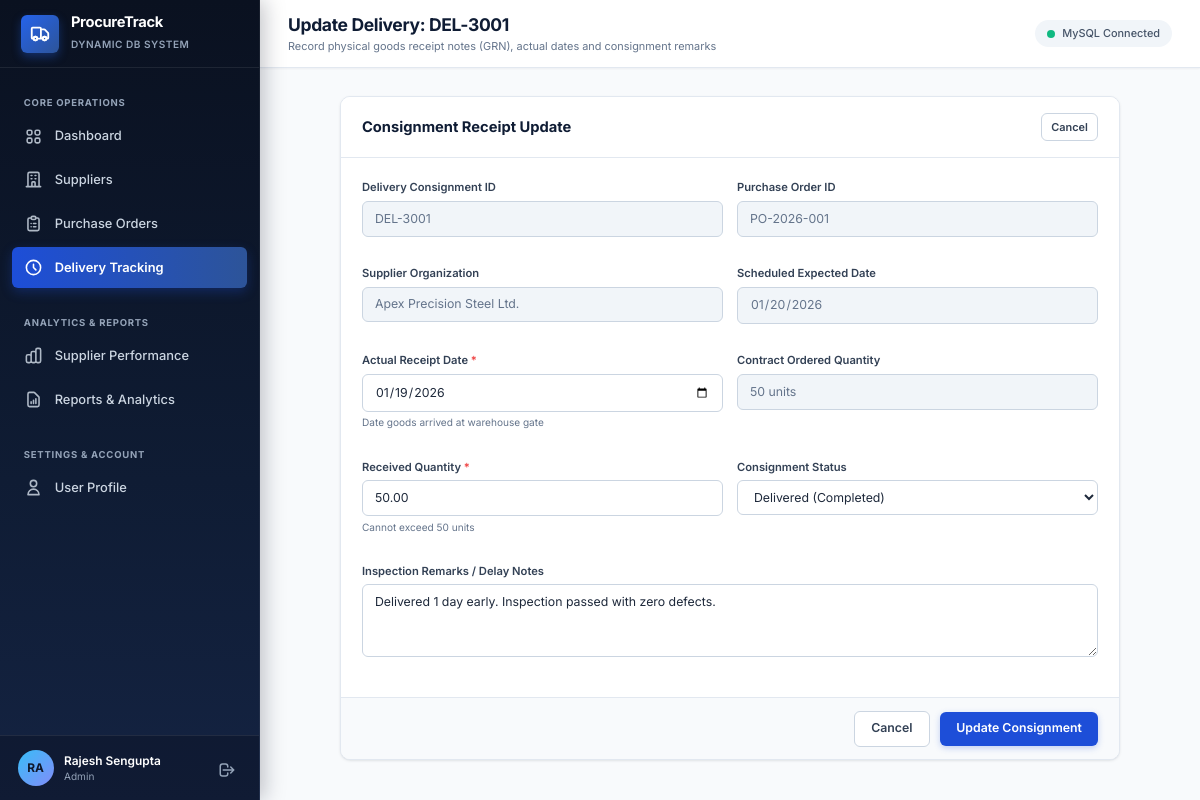
The page /deliveries/edit.php?id=DEL-3001 (signed in) on the database its author committed.
### tables this page shows
CREATE TABLE `deliveries` (
  `id` VARCHAR(25) PRIMARY KEY,
  `order_id` VARCHAR(25) NOT NULL UNIQUE,
  `supplier_id` VARCHAR(20) NOT NULL,
  `expected_date` DATE NOT NULL,
  `actual_date` DATE NULL,
  `ordered_qty` DECIMAL(12, 2) NOT NULL,
  `received_qty` DECIMAL(12, 2) NOT NULL DEFAULT 0.00,
  `status` ENUM('Pending', 'Partially Delivered', 'Delivered', 'Delayed', 'Cancelled') NOT NULL DEFAULT 'Pending',
  `remarks` TEXT NULL,
  `updated_by` INT NULL,
  `created_at` TIMESTAMP DEFAULT CURRENT_TIMESTAMP,
  `updated_at` TIMESTAMP DEFAULT CURRENT_TIMESTAMP ON UPDATE CURRENT_TIMESTAMP,
  CONSTRAINT `fk_del_order` FOREIGN KEY (`order_id`) 
    REFERENCES `purchase_orders` (`id`) ON UPDATE CASCADE ON DELETE RESTRICT,
  CONSTRAINT `fk_del_supplier` FOREIGN KEY (`supplier_id`) 
    REFERENCES `suppliers` (`id`) ON UPDATE CASCADE ON DELETE RESTRICT,
  CONSTRAINT `fk_del_user` FOREIGN KEY (`updated_by`) 
    REFERENCES `users` (`id`) ON UPDATE CASCADE ON DELETE SET NULL,
  INDEX `idx_del_supplier` (`supplier_id`),
  INDEX `idx_del_status` (`status`),
  INDEX `idx_del_dates` (`expected_date`, `actual_date`)
);

CREATE TABLE `suppliers` (
  `id` VARCHAR(20) PRIMARY KEY,
  `company_name` VARCHAR(150) NOT NULL,
  `contact_person` VARCHAR(100) NOT NULL,
  `email` VARCHAR(100) NOT NULL,
  `phone` VARCHAR(30) NULL,
  `address` TEXT NULL,
  `city` VARCHAR(80) NOT NULL,
  `category` VARCHAR(80) NOT NULL,
  `registration_date` DATE NOT NULL,
  `status` ENUM('Active', 'Inactive') NOT NULL DEFAULT 'Active',
  `created_at` TIMESTAMP DEFAULT CURRENT_TIMESTAMP,
  `updated_at` TIMESTAMP DEFAULT CURRENT_TIMESTAMP ON UPDATE CURRENT_TIMESTAMP,
  INDEX `idx_supplier_name` (`company_name`),
  INDEX `idx_supplier_category` (`category`),
  INDEX `idx_supplier_status` (`status`)
);

### includes/functions.php (called while the page is built, shortened)
<?php
function sanitize_output(?string $str): string {
    return htmlspecialchars($str ?? '', ENT_QUOTES, 'UTF-8');
}

### deliveries/edit.php (the view, shortened to what this page needs)
<?php
require_once __DIR__ . '/../includes/functions.php';
$db = Database::getConnection();
$id = trim($_GET['id'] ?? '');
$stmt = $db->prepare(
    "SELECT d.*, s.company_name AS supplier_name, po.description
     FROM `deliveries` d
     JOIN `suppliers` s ON d.supplier_id = s.id
     JOIN `purchase_orders` po ON d.order_id = po.id
     WHERE d.id = :id LIMIT 1"
);
$stmt->execute([':id' => $id]);
$delivery = $stmt->fetch();
$pageTitle = 'Update Delivery: ' . $delivery['id'];
$pageSubtitle = 'Record physical goods receipt notes (GRN), actual dates and consignment remarks';
require_once __DIR__ . '/../includes/header.php';
?>
<div style="max-width: 780px; margin: 0 auto;">
  <div class="card">
    <div class="card-header">
      <h3 class="card-title">Consignment Receipt Update</h3>
      <a href="<?= BASE_URL ?>/deliveries/view.php?id=<?= urlencode($id) ?>" class="btn btn-outline btn-sm">Cancel</a>
    </div>
    <form method="POST">
      <div class="card-body">
        <div class="form-grid">
          <div class="form-group">
            <label class="form-label">Delivery Consignment ID</label>
            <input type="text" class="form-control" value="<?= sanitize_output($delivery['id']) ?>" readonly>
          </div>
          <div class="form-group">
            <label class="form-label">Purchase Order ID</label>
            <input type="text" class="form-control" value="<?= sanitize_output($delivery['order_id']) ?>" readonly>
          </div>
          <div class="form-group">
            <label class="form-label">Supplier Organization</label>
            <input type="text" class="form-control" value="<?= sanitize_output($delivery['supplier_name']) ?>" readonly>
          </div>
          <div class="form-group">
            <label class="form-label">Scheduled Expected Date</label>
            <input type="date" class="form-control" value="<?= sanitize_output($delivery['expected_date']) ?>" readonly>
          </div>
          <div class="form-group">
            <label class="form-label" for="actual_date">Actual Receipt Date <span class="required">*</span></label>
            <input type="date" id="actual_date" name="actual_date" class="form-control" value="<?= sanitize_output($_POST['actual_date'] ?? $delivery['actual_date'] ?? date('Y-m-d')) ?>">
            <div class="form-help">Date goods arrived at warehouse gate</div>
          </div>
          <div class="form-group">
            <label class="form-label">Contract Ordered Quantity</label>
            <input type="text" class="form-control" value="<?= number_format($delivery['ordered_qty']) ?> units" readonly>
          </div>
          <div class="form-group">
            <label class="form-label" for="received_qty">Received Quantity <span class="required">*</span></label>
            <input type="number" id="received_qty" name="received_qty" class="form-control" min="0" max="<?= (float)$delivery['ordered_qty'] ?>" step="any" value="<?= sanitize_output($_POST['received_qty'] ?? $delivery['received_qty']) ?>" required>
            <div class="form-help">Cannot exceed <?= number_format($delivery['ordered_qty']) ?> units</div>
          </div>
          <div class="form-group">
            <label class="form-label" for="status">Consignment Status</label>
            <select id="status" name="status" class="form-control">
              <option value="Delivered" <?= ($_POST['status'] ?? $delivery['status']) === 'Delivered' ? 'selected' : '' ?>>Delivered (Completed)</option>
            </select>
          </div>
          <div class="form-group span-full">
            <label class="form-label" for="remarks">Inspection Remarks / Delay Notes</label>
            <textarea id="remarks" name="remarks" class="form-control" rows="3" placeholder="Enter goods receipt note (GRN), QA defect report or cause of delivery delay..."><?= sanitize_output($_POST['remarks'] ?? $delivery['remarks']) ?></textarea>
          </div>
        </div>
      </div>
      <div class="card-footer" style="justify-content: flex-end; gap: 0.75rem;">
        <a href="<?= BASE_URL ?>/deliveries/view.php?id=<?= urlencode($id) ?>" class="btn btn-outline">Cancel</a>
        <button type="submit" class="btn btn-primary">Update Consignment</button>
      </div>
    </form>
  </div>
</div>
<?php require_once __DIR__ . '/../includes/footer.php'; ?>

### includes/header.php (shortened to what this page needs)
<?php
require_once __DIR__ . '/functions.php';
?>
<!DOCTYPE html>
<html lang="en">
<head>
  <link rel="stylesheet" href="<?= BASE_URL ?>/assets/css/style.css">
</head>
<body>
  <div class="app-container">
    <?php require_once __DIR__ . '/sidebar.php'; ?>
    <main class="main-wrapper">
      <header class="top-header">
        <div class="header-left">
          <div class="page-title-box">
            <h2><?= sanitize_output($pageTitle ?? 'Dashboard') ?></h2>
            <p><?= sanitize_output($pageSubtitle ?? 'Enterprise Procurement & Vendor Reliability Management') ?></p>
          </div>
        </div>
        <div class="header-right">
          <div class="system-status-indicator">
            <span class="status-dot-pulse"></span>
            <span>MySQL Connected</span>
          </div>
        </div>
      </header>
      <div class="page-body">

### rows shown on the page
deliveries: id "Update Delivery: DEL-3001", id "DEL-3001", order "PO-2026-001", supplier.company_name "Apex Precision Steel Ltd.", expected_date "01/20/2026", actual_date "01/19/2026", ordered_qty "50 units", received_qty "50.00", ordered_qty "50", status "Delivered (Completed)", remarks "Delivered 1 day early. Inspection passed with zero defects."

### other values the page prints
sanitize_output(APP_NAME) "ProcureTrack"
substr($user['full_name'] ?? 'US', 0, 2) "RA"
sanitize_output($user['full_name'] ?? 'User') "Rajesh Sengupta"
sanitize_output($user['role'] ?? 'Staff') "Admin"
